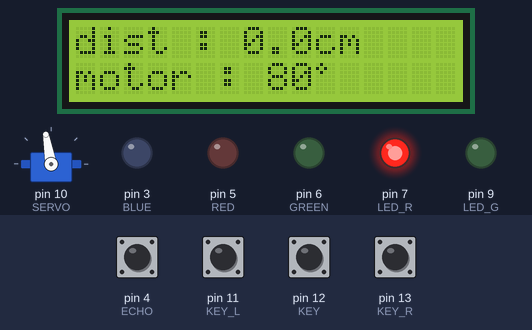
Simulated run of this sketch. Board: Arduino Uno, built with avr-gcc and run on an emulated ATmega328P. Parts: 16×2 character LCD, servo, output pins drawn as LEDs (lit = HIGH). The inputs (shaded band) are chosen by the test bench; at power-on: pin 12 (KEY) HIGH, pin 4 (ECHO), pin 11 (KEY_L), pin 13 (KEY_R) LOW. Pins used as bus, display or sensor lines are not drawn; what the sketch prints to the serial monitor is not drawn.

Above: at 1.7 s.
1.8 s: pin 11 (KEY_L) pulled HIGH for 3.2 s
At 7.8 s:
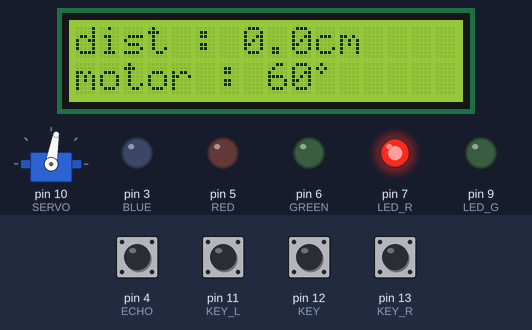
9.4 s: pin 12 (KEY) pulled LOW for 1 s
14.8 s: pin 11 (KEY_L) pulled HIGH for 1 s
At 17.1 s:
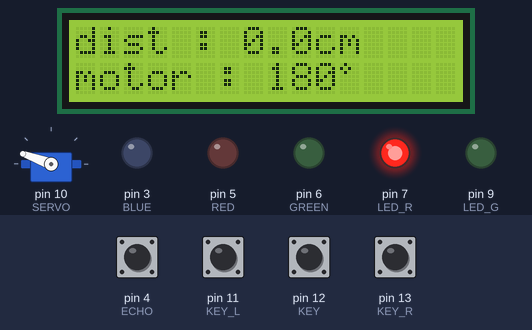
20.2 s: pin 4 (ECHO) pulsed HIGH 2 times (0.12 s each, 0.3 s apart)
At 22.4 s:
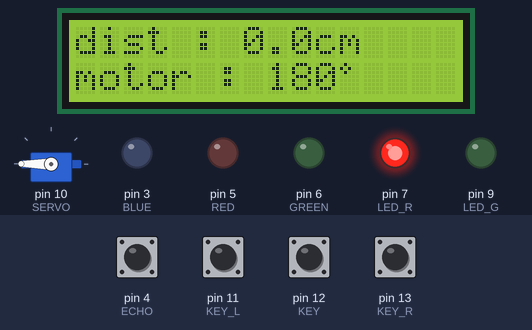
Timing chart, 0 to 23.9 s (numbered marks = the images above; inputs shaded):
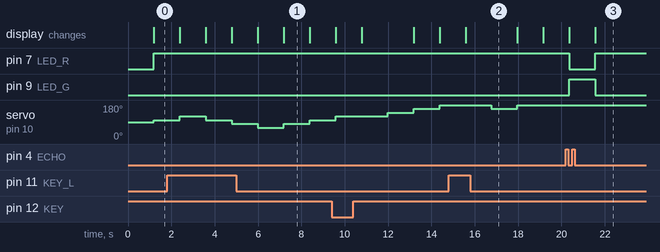

The sketch:

mood_light.ino
```cpp
#include <LiquidCrystal_I2C.h>
#include <DHT.h>
#include <DHT_U.h>
#include <Servo.h>

#define TRIG 2
#define ECHO 4

#define POTEN A0  // 가변저항

#define DHTPIN 8  // 온습도센서
#define SERVO 10  // RC서보모터

#define RED 5     // red led
#define GREEN 6   // green led
#define BLUE 3    // blue led

#define LED_R 7   // red for 초음파
#define LED_G 9   // green for 초음파

#define KEY_L 11  // cctv 좌 이동
#define KEY 12
#define KEY_R 13  // cctv 우 이동

DHT dht(DHTPIN, DHT11); // 온습도센서 셋팅
LiquidCrystal_I2C lcd(0x27, 16, 2); // text lcd 셋팅

// 모터 선
// 적색 : 전원
// 갈색 : GND
// 주황 : 신호선
Servo servo;  // 객체 생성
int pos=0;    // 모터 위치

// text lcd 사용자 정의 문자
byte aa[8]={   // º(도)
  B01000,
  B10100,
  B01000,
  B00000,
  B00000,
  B00000,
  B00000,
  B00000
};

byte a[8]={   // 도
  B00000,
  B11111,
  B10000,
  B10000,
  B11111,
  B00100,
  B11111,
  B00000
};

byte b[8]={   // 온
  B01110,
  B10001,
  B01110,
  B00100,
  B11111,
  B00000,
  B10000,
  B11111
};

byte c[8]={   // 습
  B00100,
  B01010,
  B10000,
  B11111,
  B10010,
  B11110,
  B10010,
  B11110
};

void setup() {
  lcd.init();       // lcd 초기화
  lcd.backlight();  // lcd 백라이트 초기화

  servo.attach(SERVO);  // 모터 초기화

  lcd.createChar(0, b);   // 온, 0 : 온의 번호, b : 사용자 정의 문자에서 온의 함수이름
  lcd.createChar(1, c);   // 습
  lcd.createChar(2, a);   // 도
  lcd.createChar(3, aa);  // º

  Serial.begin(9600);     // 시리얼통신 초기화(컴퓨터와 통신)
  dht.begin();            // 온습도 센서 초기화

  pinMode(RED, OUTPUT);   // red led 출력
  pinMode(GREEN, OUTPUT); // green led 출력
  pinMode(BLUE, OUTPUT);  // blue led 출력

  pinMode(KEY, INPUT);
  pinMode(KEY_L, INPUT);
  pinMode(KEY_R, INPUT);

  pinMode(LED_R, OUTPUT);
  pinMode(LED_G, OUTPUT);

  pinMode(TRIG, OUTPUT);
  pinMode(ECHO, INPUT);

  pos=80;
}

static int swOk=0;
int key_flag=0;

void key_in(){

  int key=0;

  if(digitalRead(KEY)==LOW)     // key press down and count up for debouncing
    key_flag=1;

  else if(digitalRead(KEY_L)==LOW)  // key left
    key_flag=2;

  else if(digitalRead(KEY_R)==LOW)  //key right
    key_flag=3;

  else                           // key up
    key_flag=0;

  delay(60);

  if(key_flag==1 && digitalRead(KEY)==LOW)
      swOk=1;
  else if(key_flag==2 && digitalRead(KEY_L)==LOW)
      swOk=2;
  else if(key_flag==3 && digitalRead(KEY_R)==LOW)
      swOk=3;
  else
    swOk=0;
  // if((digitalRead(KEY)==LOW) && (key_flag=1)){
  //   key++;
  //   swOk++;

  //   if(swOk==3)
  //     swOk=1;

  //   key_flag=0;
  // }


  // if(digitalRead(KEY)==LOW)     // key press down and count up for debouncing
  //   key_flag=1;

  // else                           // key up
  //   key_flag=0;

  // delay(50);

  // if((digitalRead(KEY)==LOW) && (key_flag=1)){
  //   key++;
  //   swOk++;

  //   if(swOk==3)
  //     swOk=1;

  //   key_flag=0;
  // }
}

void loop() {
  float length, dist;
  key_in();

  digitalWrite(TRIG, HIGH); // 초음파센서에 신호전달 - 음파 발생
  delay(10);
  digitalWrite(TRIG, LOW);  // 신호 끄기

  length = pulseIn(ECHO, HIGH); // 시간 측정
  dist = (float)(340 * length)/10000/2; // m -> cm, 편도

  Serial.print("거리 : ");
  Serial.print(dist);

  Serial.print(", 모터각도 : ");
  Serial.print(pos);

  Serial.print(", swOk : ");
  Serial.println(swOk);


  lcd.setCursor(0, 0);  // 온도 위치
  lcd.print("dist : ");
  lcd.print(dist, 1);
  lcd.print("cm   ");

  lcd.setCursor(0, 1);  // 모터 이동각도
  lcd.print("motor : ");
  lcd.print(pos);
  lcd.write(3);
  lcd.print(" ");

  if(dist<30){
    digitalWrite(LED_R, HIGH);
    digitalWrite(LED_G, LOW);
  }
  else{
    digitalWrite(LED_R, LOW);
    digitalWrite(LED_G, HIGH);
  }

  if(swOk==2){
    servo.write(pos+=20);
    if(pos>=180)
      pos=180;
  }
  else if(swOk==3){
    servo.write(pos-=20);
    if(pos<=0)
      pos=0;
  }

  delay(100);

  // lcd.setCursor(0, 1);  // 습도 위치
  // lcd.write(1);
  // lcd.write(2);
  // lcd.print(":");
  // lcd.print(hum,1);
  // lcd.print("%");

  // int val = analogRead(POTEN);        // 가변저항값 읽기
  // float hum = dht.readHumidity();     // 습도
  // float temp = dht.readTemperature(); // 온도

  // 시리얼 통신
  // Serial.print("가변저항 : ");
  // Serial.print(val);

  // Serial.print("온도 : ");
  // Serial.print(temp);
  // Serial.print("ºC  ");

  // Serial.print(", 습도 : ");
  // Serial.print(hum);
  // Serial.print("%,  ");

  // Serial.print("key : ");
  // Serial.print(swOk);

  // lcd.setCursor(0, 0);  // 온도 위치
  // lcd.write(0);         // 사용자 정의문자 0 출력(온)
  // lcd.write(2);         // 사용자 정의문자 2 출력(도)
  // lcd.print(":");
  // lcd.print(temp,1);    // 온도 출력. 1 : 소수점 이하 자리 수
  // lcd.write(3);         // 사용자 정의문자 2 출력(º)
  // lcd.print("C");

  // lcd.setCursor(0, 1);  // 습도 위치
  // lcd.write(1);
  // lcd.write(2);
  // lcd.print(":");
  // lcd.print(hum,1);
  // lcd.print("%");

//   // 온도에 따라 led 색 변화
//   if(temp<28){
//     analogWrite(RED, 0);
//     analogWrite(GREEN, 0);
//     analogWrite(BLUE, val*0.25);    // 각 색에 따라 밝기 조절(가변저항 값)
//   }
//   else if(temp>=28 && temp<31){
//     analogWrite(RED, 0);
//     analogWrite(GREEN,  val*0.25);
//     analogWrite(BLUE, 0);
//   }
//   else if(temp>=31){
//     analogWrite(RED, val*0.25);
//     analogWrite(GREEN, 0);
//     analogWrite(BLUE,  0);
//   }

//   // 습도에 따라 모터 동작
//   if(hum<60 && swOk!=2){                     // 습도가 60% 미만일 때 모터 동작
//     servo.write(pos++);           // 0 ~ 180도

//     if(pos>=180)                  // 모터가 최대 180도까지 동작하므로 0으로 초기화
//       pos=0;

//  //   key_flag=0;
//   }
//   else if(hum>60 || swOk==2){                           // 습도가 60% 이상일 때 모터 멈춤
//     pos=0;
//     servo.write(pos);

//  //   swOk=0;
//  //   key_flag=0;
//   }

//  delay(50);

}
```

Measured:
- after the input at 14.8 s, servo on pin 10 (SERVO): 180° → 160° after 2.0 s, → 180° 1.2 s later
- after the input at 20.2 s, pin 7 (LED_R): HIGH → LOW after 0.15 s, → HIGH 1.2 s later; pin 9 (LED_G): LOW → HIGH after 0.15 s, → LOW 1.2 s later; the display: first changes after 0.15 s (image 3 shows a later state)
